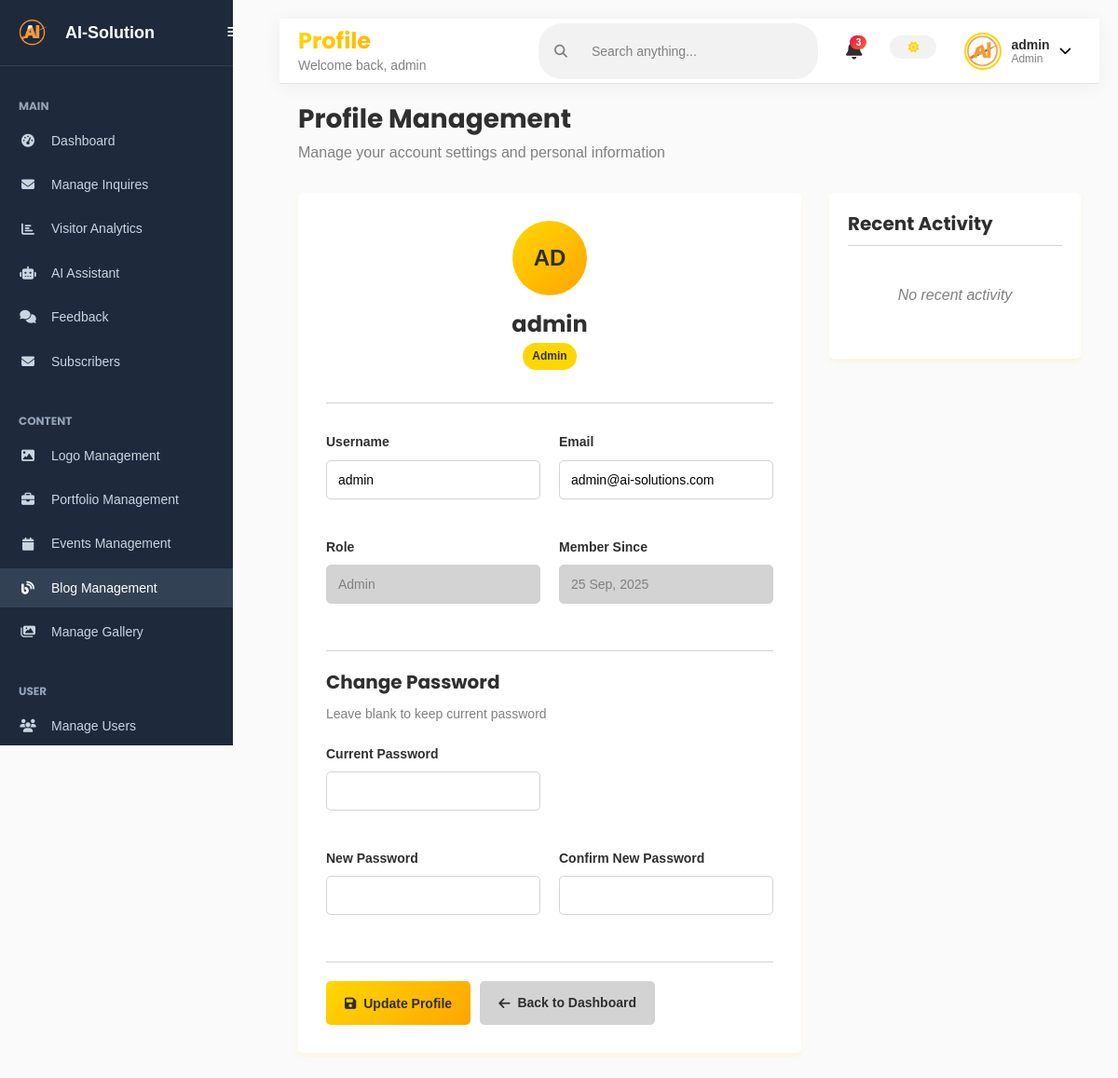
Screenshot of /admin/profile.php (signed in) with the database file from the repository.
### tables this page shows
CREATE TABLE users (
    id INT PRIMARY KEY AUTO_INCREMENT,
    username VARCHAR(50) NOT NULL UNIQUE,
    password VARCHAR(255) NOT NULL,
    email VARCHAR(100) NOT NULL UNIQUE,
    role ENUM('admin', 'manager', 'editor') DEFAULT 'admin',
    created_at TIMESTAMP DEFAULT CURRENT_TIMESTAMP,
    updated_at TIMESTAMP DEFAULT CURRENT_TIMESTAMP ON UPDATE CURRENT_TIMESTAMP
);

### admin/includes/config.php (called while the page is built, shortened)
<?php
function format_date($date, $format = 'd M, Y') {
    return date($format, strtotime($date));
}

### admin/profile.php (the view, shortened to what this page needs)
<?php
require_once 'includes/config.php';
$user_id = $_SESSION['admin_id'];
try {
    $sql = "SELECT * FROM users WHERE id = :id";
    $stmt = $pdo->prepare($sql);
    $stmt->bindParam(':id', $user_id, PDO::PARAM_INT);
    $stmt->execute();
    $user = $stmt->fetch();
} catch (PDOException $e) {
    $error_message = "Error loading user data";
    $user = null;
}
include 'includes/header.php';
?>
<div class="profile-container">
    <div class="profile-header">
        <h2>Profile Management</h2>
        <p>Manage your account settings and personal information</p>
    </div>
    <div class="profile-content">
        <div class="profile-card">
            <div class="profile-avatar-large">
                <div class="avatar-circle">
                    <?php echo strtoupper(substr($user['username'], 0, 2)); ?>
                </div>
                <h3><?php echo htmlspecialchars($user['username']); ?></h3>
                <p class="role-badge"><?php echo ucfirst($user['role']); ?></p>
            </div>
            <div class="profile-form">
                <form method="POST" id="profileForm">
                    <div class="form-row">
                        <div class="form-group">
                            <label for="username">Username</label>
                            <input type="text" id="username" name="username" value="<?php echo htmlspecialchars($user['username']); ?>" required>
                        </div>
                        <div class="form-group">
                            <label for="email">Email</label>
                            <input type="email" id="email" name="email" value="<?php echo htmlspecialchars($user['email']); ?>" required>
                        </div>
                    </div>
                    <div class="form-row">
                        <div class="form-group">
                            <label for="role">Role</label>
                            <input type="text" id="role" value="<?php echo ucfirst($user['role']); ?>" readonly>
                        </div>
                        <div class="form-group">
                            <label for="created_at">Member Since</label>
                            <input type="text" id="created_at" value="<?php echo format_date($user['created_at']); ?>" readonly>
                        </div>
                    </div>
                    <div class="password-section">
                        <h4>Change Password</h4>
                        <p class="form-note">Leave blank to keep current password</p>
                        <div class="form-row">
                            <div class="form-group">
                                <label for="current_password">Current Password</label>
                                <input type="password" id="current_password" name="current_password">
                            </div>
                        </div>
                        <div class="form-row">
                            <div class="form-group">
                                <label for="new_password">New Password</label>
                                <input type="password" id="new_password" name="new_password" minlength="6">
                            </div>
                            <div class="form-group">
                                <label for="confirm_password">Confirm New Password</label>
                                <input type="password" id="confirm_password" name="confirm_password" minlength="6">
                            </div>
                        </div>
                    </div>
                    <div class="form-actions">
                        <button type="submit" class="btn btn-primary">
                            <i class="fas fa-save"></i>
                            Update Profile
                        </button>
                        <a href="index.php" class="btn btn-secondary">
                            <i class="fas fa-arrow-left"></i>
                            Back to Dashboard
                        </a>
                    </div>
                </form>
            </div>
        </div>
        <div class="activity-card">
            <h4>Recent Activity</h4>
            <div class="activity-list">
                <?php
                try {
                    $activitySql = "SELECT * FROM activity_log WHERE user_id = :user_id ORDER BY created_at DESC LIMIT 10";
                    $activityStmt = $pdo->prepare($activitySql);
                    $activityStmt->bindParam(':user_id', $user_id, PDO::PARAM_INT);
                    $activityStmt->execute();
                    $activities = $activityStmt->fetchAll();
                    if (empty($activities)) {
                        echo "<p class='no-data'>No recent activity</p>";
                    }
                } catch (PDOException $e) {
                    echo "<p class='no-data'>Error loading activity</p>";
                }
                ?>
            </div>
        </div>
    </div>
</div>
<?php include 'includes/footer.php'; ?>

### css/styles.css (style rules this page uses)
:root { --primary-color: #FFD700; --primary-dark: #DAA520; --primary-light: #FFF8DC; --secondary-color: #FFA500; --secondary-dark: #FF8C00; --secondary-light: #FFE4B5; --dark-color: #2F2F2F; --light-color: #FAFAFA; --gray-color: #808080; --gray-light: #D3D3D3; --gray-dark: #696969; --success-color: #32CD32; --warning-color: #FF6347; --danger-color: #DC143C; --border-radius: 0.5rem; --box-shadow: 0 4px 20px rgba(255, 215, 0, 0.2), 0 2px 10px rgba(255, 165, 0, 0.15); --transition: all 0.3s ease; }
* { box-sizing: border-box; margin: 0; padding: 0; }
html { font-size: 62.5%; scroll-behavior: smooth; }
body { font-family: 'Roboto', sans-serif; font-size: 1.6rem; line-height: 1.6; color: var(--dark-color); background-color: var(--light-color); overflow-x: hidden; }
h1, h2, h3, h4, h5, h6 { font-family: 'Poppins', sans-serif; margin-bottom: 1.5rem; line-height: 1.3; font-weight: 700; }
h2 { font-size: 3.6rem; }
h3 { font-size: 2.4rem; }
h4 { font-size: 2rem; }
p { margin-bottom: 1.5rem; }
a { text-decoration: none; color: var(--primary-color); transition: var(--transition); }
.btn { display: inline-block; font-weight: 500; text-align: center; padding: 1.2rem 2.4rem; border-radius: var(--border-radius); cursor: pointer; transition: var(--transition); border: none; font-size: 1.6rem; }
.btn-primary { background-color: var(--primary-color); color: var(--light-color); }
.btn-secondary { background-color: transparent; border: 2px solid var(--light-color); color: var(--light-color); }
.form-group { margin-bottom: 2rem; }
.form-group label { display: block; margin-bottom: 0.8rem; font-weight: 500; }
.form-group input, .form-group textarea { width: 100%; padding: 1.2rem; border: 1px solid var(--gray-light); border-radius: var(--border-radius); font-family: inherit; font-size: 1.6rem; transition: var(--transition); }
.form-row { display: grid; grid-template-columns: repeat(auto-fit, minmax(20rem, 1fr)); gap: 2rem; }

### admin/css/admin.css (style rules this page uses)
:root { --primary-color: #FFD700; --secondary-color: #FFA500; --success-color: #32CD32; --danger-color: #DC143C; --warning-color: #FF6347; --info-color: #FFD700; --dark-color: #2F2F2F; --gray-color: #808080; --gray-light: #D3D3D3; --light-color: #ffffff; --body-bg: #FAFAFA; --shadow-color: rgba(255, 215, 0, 0.1); --border-radius: 0.5rem; --box-shadow: 0 4px 6px rgba(255, 215, 0, 0.1); --transition: all 0.3s ease; --sidebar-width: 26rem; --header-height: 6rem; }
* { margin: 0; padding: 0; box-sizing: border-box; }
html { font-size: 62.5%; scroll-behavior: smooth; }
body { font-family: 'Roboto', sans-serif; font-size: 1.6rem; line-height: 1.6; color: var(--dark-color); background-color: var(--body-bg); min-height: 100vh; display: flex; flex-direction: column; }
a { text-decoration: none; color: var(--primary-color); transition: var(--transition); }
h1, h2, h3, h4, h5, h6 { font-family: 'Poppins', sans-serif; line-height: 1.3; margin-bottom: 1rem; }
h2 { font-size: 2.8rem; }
h3 { font-size: 2.4rem; }
h4 { font-size: 2rem; }
.form-group { display: flex; flex-direction: column; }
.form-group label { font-weight: 600; margin-bottom: 0.8rem; color: var(--dark-color); font-size: 1.4rem; }
.form-group input, .form-group textarea, .form-group select { padding: 1.2rem; border: 1px solid var(--gray-light); border-radius: var(--border-radius); font-size: 1.4rem; transition: var(--transition); font-family: inherit; }
.form-actions { display: flex; gap: 1rem; padding-top: 2rem; border-top: 1px solid var(--gray-light); }
.btn { display: inline-flex; align-items: center; gap: 0.8rem; padding: 1.2rem 2rem; border: none; border-radius: var(--border-radius); font-size: 1.4rem; font-weight: 600; text-decoration: none; cursor: pointer; transition: var(--transition); font-family: inherit; }
.btn-primary { background: linear-gradient(135deg, var(--primary-color), var(--secondary-color)); color: var(--dark-color); }
.btn-secondary { background-color: var(--gray-light); color: var(--dark-color); }

### admin/includes/header.php (style rules this page uses)
:root { --primary-color: #FFD700; --secondary-color: #FFA500; --success-color: #32CD32; --danger-color: #DC143C; --warning-color: #FF6347; --info-color: #FFD700; --dark-color: #2F2F2F; --gray-color: #808080; --gray-light: #D3D3D3; --light-color: #ffffff; --body-bg: #FAFAFA; --sidebar-width: 28rem; }
body { font-family: 'Roboto', sans-serif; font-size: 1.6rem; line-height: 1.6; color: var(--dark-color); background-color: var(--body-bg); transition: all 0.3s ease; margin: 0; padding: 0; }

### admin/includes/sidebar.php (style rules this page uses)
body { margin: 0; font-family: Arial, sans-serif; display: flex; }

### rows the page displays
users: username "AD", username "admin", role "Admin", email "admin@ai-solutions.com", created_at "25 Sep, 2025"

### other values shown
$page_title "Profile"
$username "admin"
$user_role "Admin"
